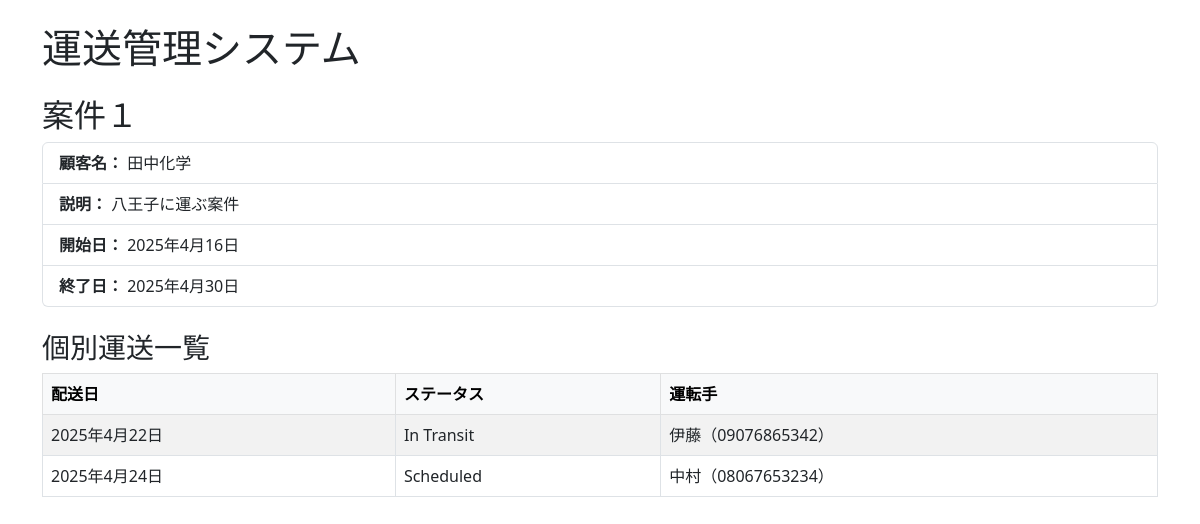
The app's page /projects/2/ with its own data.
### biz/models.py (models this page shows, shortened)
class Project(models.Model):
    customer = models.ForeignKey(Customer, on_delete=models.CASCADE, related_name='projects')
    title = models.CharField(max_length=200)
    description = models.TextField(blank=True)
    start_date = models.DateField()
    end_date = models.DateField(null=True, blank=True)

class Customer(models.Model):
    name = models.CharField(max_length=100)
    phone = models.CharField(max_length=20, blank=True)
    email = models.EmailField(blank=True)
    address = models.TextField(blank=True)

class Delivery(models.Model):
    project = models.ForeignKey(Project, on_delete=models.CASCADE, related_name='deliveries')
    driver = models.ForeignKey(Driver, on_delete=models.SET_NULL, null=True, blank=True, related_name='deliveries')
    delivery_date = models.DateField()
    status = models.CharField(max_length=50, choices=[
        ('scheduled', 'Scheduled'),
        ('in_transit', 'In Transit'),
        ('delivered', 'Delivered'),
        ('cancelled', 'Cancelled'),
    ])
    remarks = models.TextField(blank=True)

class Driver(models.Model):
    name = models.CharField(max_length=100)
    phone = models.CharField(max_length=20)
    license_number = models.CharField(max_length=50)

### biz/views.py (the view)
# urls.py: path('projects/<int:pk>/', ProjectDetailView.as_view(), name='project_detail'),
class ProjectDetailView(DetailView):
    model = Project
    template_name = 'project_detail.html'

### templates/project_detail.html (shortened to what this page needs)
{% extends "base.html" %}
{% block content %}
<h2>{{ object.title }}</h2>
<ul class="list-group mb-4">
  <li class="list-group-item"><strong>顧客名：</strong> {{ object.customer.name }}</li>
  <li class="list-group-item"><strong>説明：</strong> {{ object.description }}</li>
  <li class="list-group-item"><strong>開始日：</strong> {{ object.start_date }}</li>
  <li class="list-group-item"><strong>終了日：</strong> {{ object.end_date|default:"未定" }}</li>
</ul>
<h3>個別運送一覧</h3>
{% if object.deliveries.all %}
  <div class="table-responsive">
    <table class="table table-bordered table-striped">
      <thead class="table-light">
        <tr>
          <th>配送日</th>
          <th>ステータス</th>
          <th>運転手</th>
        </tr>
      </thead>
      <tbody>
        {% for delivery in object.deliveries.all %}
          <tr>
            <td>{{ delivery.delivery_date }}</td>
            <td>{{ delivery.get_status_display }}</td>
            <td>
              {% if delivery.driver %}
                {{ delivery.driver.name }}（{{ delivery.driver.phone }}）
              {% else %}
                未割り当て
              {% endif %}
            </td>
          </tr>
        {% endfor %}
      </tbody>
    </table>
  </div>
{% else %}
  <p class="text-muted">まだ運送情報がありません。</p>
{% endif %}
{% endblock %}

### templates/base.html (shortened to what this page needs)
<!DOCTYPE html>
<html lang="ja">
<head>
  <link href="https://cdn.jsdelivr.net/npm/bootstrap@5.3.0/dist/css/bootstrap.min.css" rel="stylesheet">
</head>
<body>
  <div class="container py-4">
    <h1 class="mb-4">運送管理システム</h1>
    {% block content %}
    {% endblock %}
  </div>
</body>
</html>

### records on screen
Project: title "案件１", customer.name "田中化学", description "八王子に運ぶ案件", start_date "2025年4月16日", end_date "2025年4月30日"
Delivery: delivery_date "2025年4月22日", status "In Transit", driver.name "伊藤", driver.phone "09076865342"
Delivery: delivery_date "2025年4月24日", status "Scheduled", driver.name "中村", driver.phone "08067653234"
